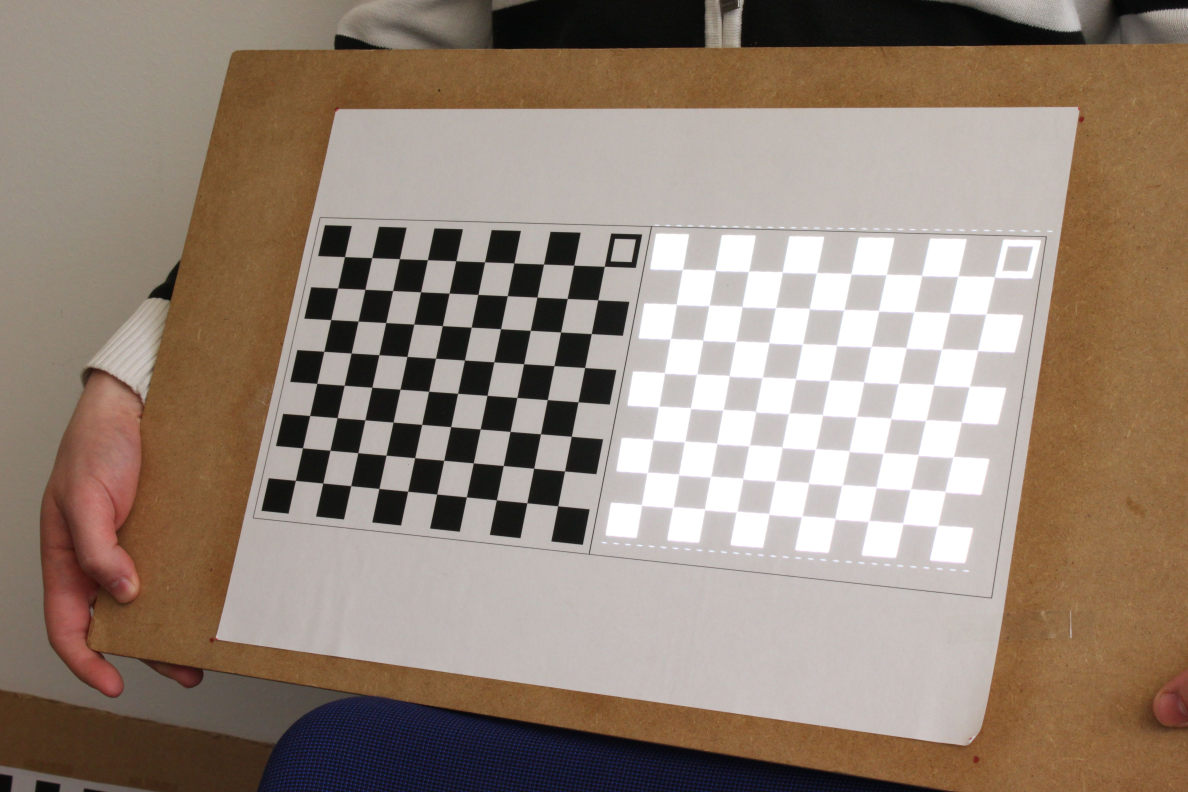
#> input picture Image Processing/Edge Detection/GradientBased/images/sobel/input/sobel_input.jpg, 4752 x 3168 px (shown at 1/4 size)
$ python SobelEdgeDetection.py
#> lines starting #> are read from the running program, lines starting #| are printed output that depends on the picture; after the words box and inside, x2 and y2 are one past the last pixel; in counts of white or black regions, pixels touching at a corner belong together
import cv2
import numpy as np
import os

def convolution(img, kernel):
    convolution_matrix = np.zeros(img.shape)
    for i in range(img.shape[0]-1):
        for j in range(img.shape[1]-1):
            sum = 0
            for m in range(kernel.shape[0]):
                for n in range(kernel.shape[1]):
                    sum += kernel[m][n] * img[i+m-1][j+n-1]
            convolution_matrix[i-1][j-1] = sum
    return convolution_matrix

def pad_image(image):
    imagePadded = np.asarray([[ 0 for x in range(0,image.shape[1] + 2)] for y in range(0,image.shape[0] + 2)], dtype =np.uint8)
    imagePadded[1:(imagePadded.shape[0]-1), 1:(imagePadded.shape[1]-1)] = image
    return imagePadded

def sobel_edge_detection(imgx, imgy):
    img_copy = np.zeros(imgx.shape)
    list = []
    for i in range(imgx.shape[0]):
        for j in range(imgx.shape[1]):
            q = np.sqrt(imgx[i][j]**2 + imgy[i][j]**2)
            img_copy[i][j] = q
            list.append(q)
    img_copy /= max(list)
    return img_copy

inputImage = cv2.imread("./images/sobel/input/sobel_input.jpg",0)
#> inputImage: shape (3168, 4752); min 2, max 255, mean 136.1
OUTPUT_FOLDER = "./images/sobel/output/"

scale_percent = 20 # percent of original size
width = int(inputImage.shape[1] * scale_percent / 100)
#> width = 950
height = int(inputImage.shape[0] * scale_percent / 100)
#> height = 633
dim = (width, height)
#> dim = (950, 633)

inputImage = cv2.resize(inputImage, dim, interpolation = cv2.INTER_AREA)
#> inputImage: shape (633, 950)

kernel_in_x_direction = np.array([[-1,0,1], [-2,0,2], [-1,0,1]])
kernel_in_y_direction = kernel_in_x_direction.T

# padding image with zeros along last pixel rows and columns of an image so that kernel can be applied to corners of the image easily
inputImage = pad_image(inputImage)
#> in pad_image, `imagePadded[1:(imagePadded.shape[0]-1), 1:(imagePadded.shape[1]-1)] = ..`:
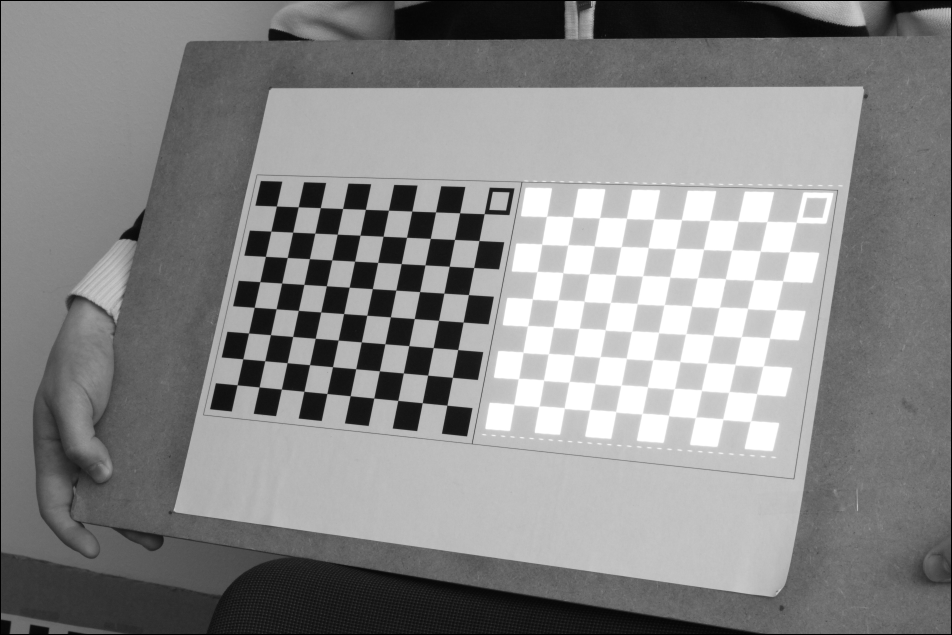
#> imagePadded: shape (635, 952); min 0, max 255, mean 135.3

gradient_in_x_direction = convolution(inputImage, kernel_in_x_direction)
#> after the loop in convolution, `for i in range(img.shape[0]-1):`:
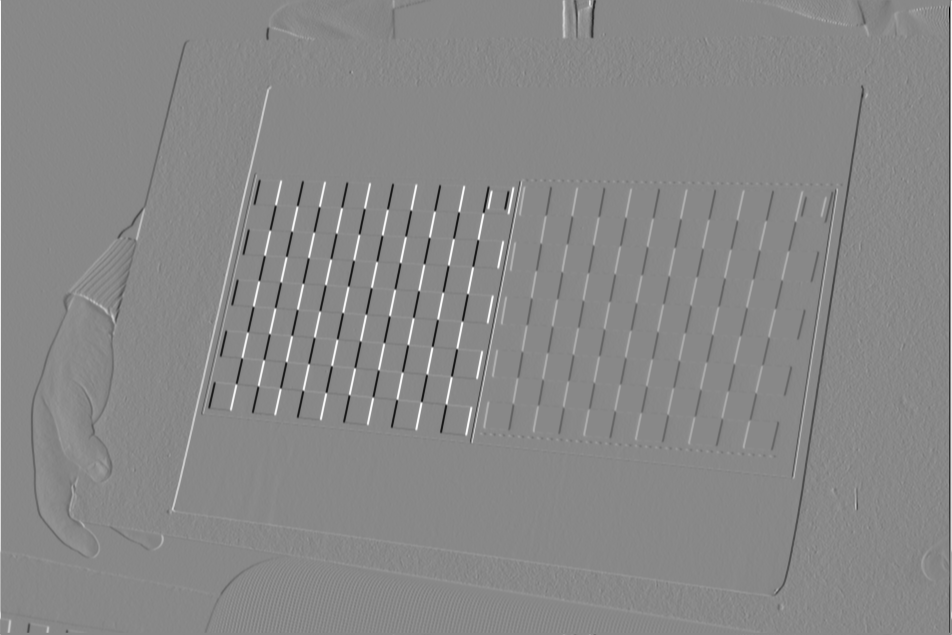
#> convolution_matrix: shape (635, 952) float64; min -721, max 627, mean 0.5; drawn with min black and max white
cv2.imshow("gradient_in_x_direction",gradient_in_x_direction)
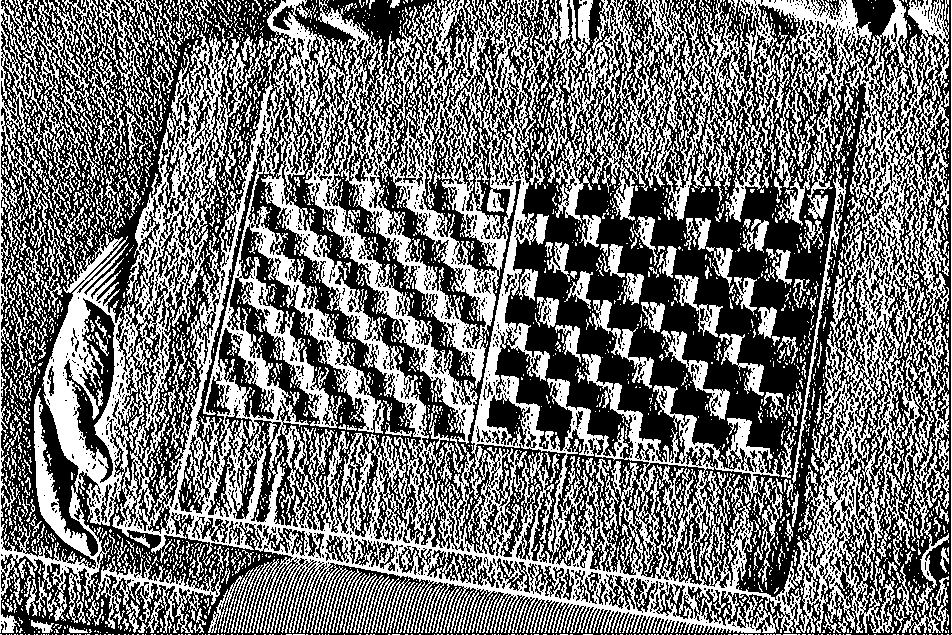
#> window 'gradient_in_x_direction': shape (635, 952); 44.8% white; 3817 white regions (3238 under 20 px), largest, box (x1, y1, x2, y2) and area: (0, 0, 949, 633) 196374, (96, 546, 224, 633) 2639, (541, 0, 581, 169) 1667

gradient_in_y_direction = convolution(inputImage, kernel_in_y_direction)
#> after the loop in convolution (call 2), `for i in range(img.shape[0]-1):`:
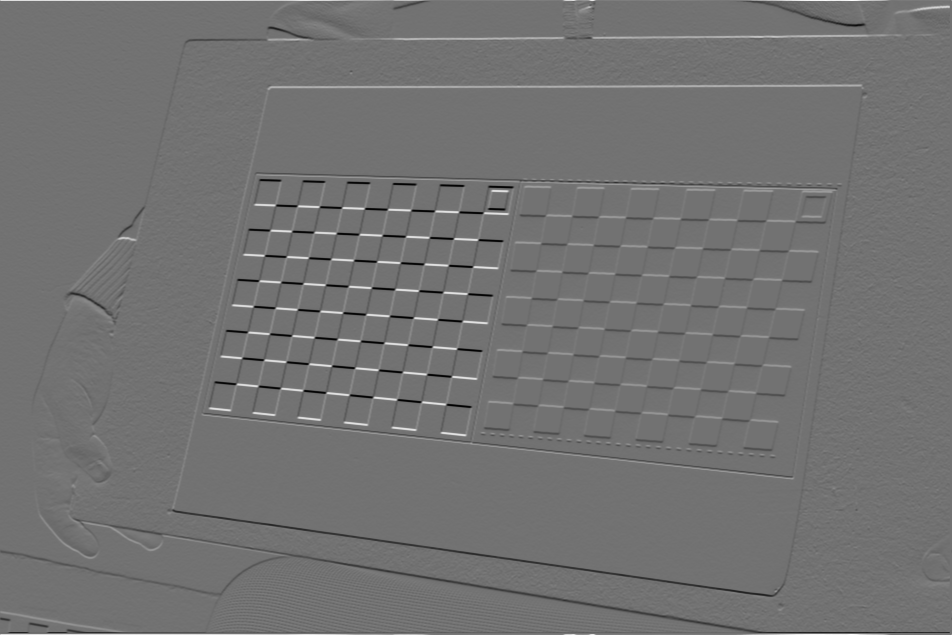
#> convolution_matrix: shape (635, 952) float64; min -624, max 766, mean 0.3; drawn with min black and max white
cv2.imshow("gradient_in_y_direction",gradient_in_y_direction)
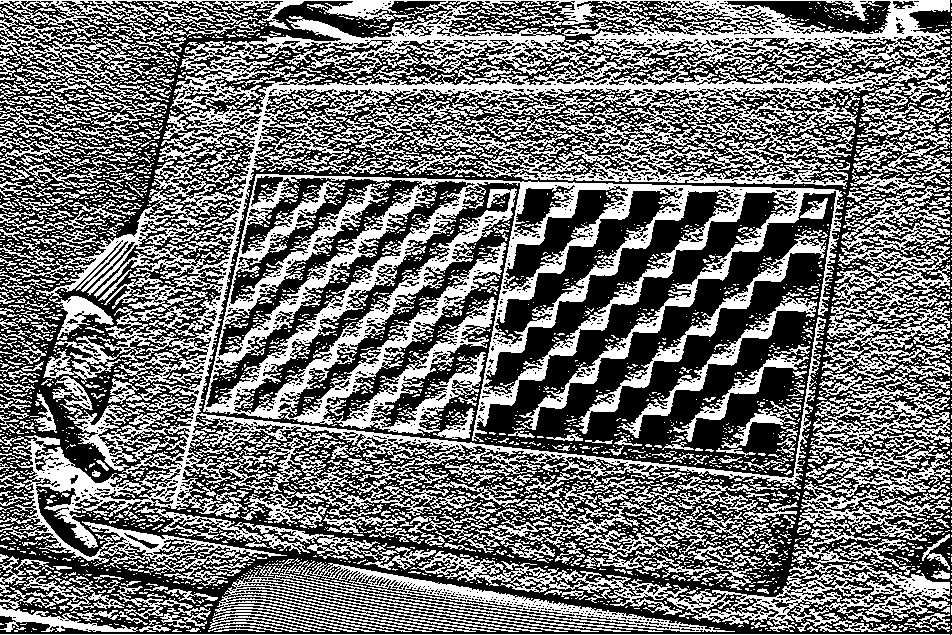
#> window 'gradient_in_y_direction': shape (635, 952); 44.4% white; 3725 white regions (3195 under 20 px), largest, box (x1, y1, x2, y2) and area: (0, 0, 950, 575) 103397, (203, 174, 844, 442) 41267, (798, 185, 950, 541) 19350

sobel_edge = sobel_edge_detection(gradient_in_x_direction, gradient_in_y_direction)
#> after the loop in sobel_edge_detection, `for i in range(imgx.shape[0]):`:
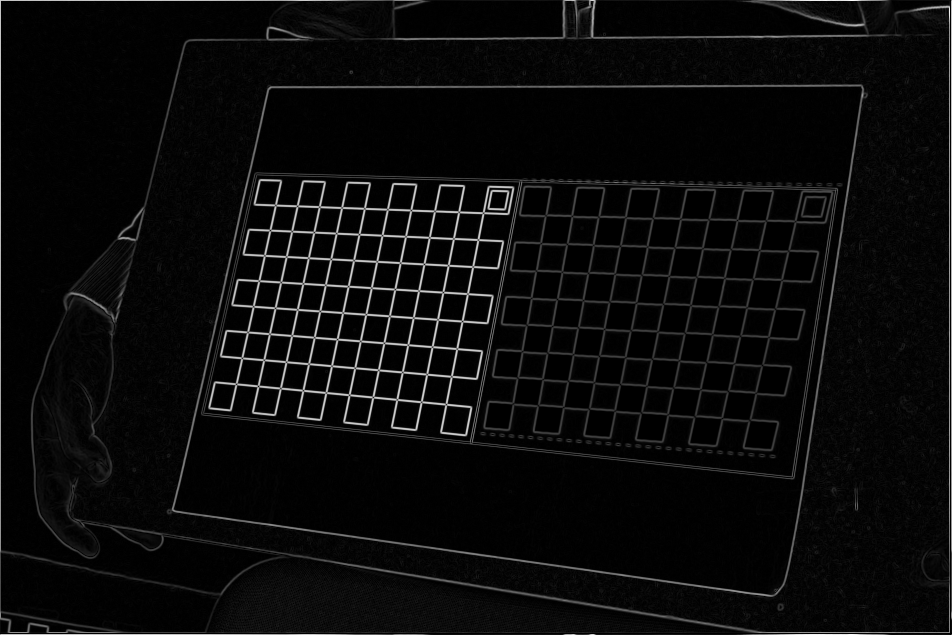
#> img_copy: shape (635, 952) float64; min 0, max 766, mean 33.7; drawn with min black and max white
#> after the loop in sobel_edge_detection, `for i in range(imgx.shape[0]):`: list = 604520 items
cv2.imwrite(os.path.join(OUTPUT_FOLDER+"sobel_output.jpg"), sobel_edge)
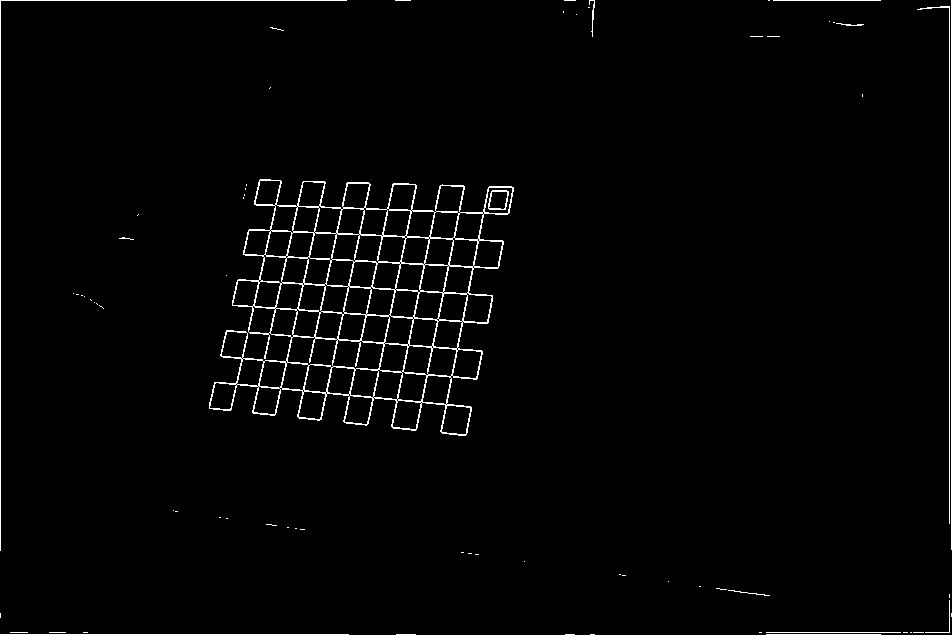
#> saved as sobel_output.jpg: shape (635, 952); values 0 (black) and 1 (white), 1.9% white in thin lines or dots
cv2.imshow("sobel_edge", sobel_edge)

cv2.waitKey(0)
cv2.destroyAllWindows()
